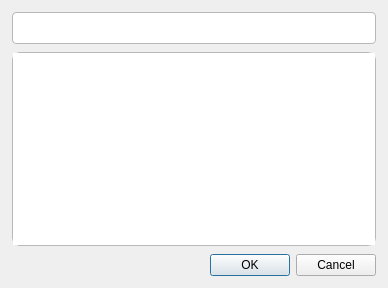
<?xml version="1.0" encoding="UTF-8"?>
<ui version="4.0">
 <class>AddCommandDialog</class>
 <widget class="QDialog" name="AddCommandDialog">
  <property name="geometry">
   <rect>
    <x>0</x>
    <y>0</y>
    <width>388</width>
    <height>288</height>
   </rect>
  </property>
  <property name="windowTitle">
   <string>Add Commands</string>
  </property>
  <property name="styleSheet">
   <string notr="true">QDialog {
    background-color: palette(window);
}
QLineEdit {
    border-radius: 4px;
    border: 1px solid palette(mid);
    padding: 5px 8px;
    background-color: palette(base);
}
QListView {
    border-radius: 8px;
    border: 1px solid palette(mid);
}
QScrollBar {
    border: none;
    background: transparent;
    width: 8px;
    margin: 0;
}
QScrollBar::handle {
    background: palette(mid);
    border-radius: 4px;
    min-height: 24px;
}
QScrollBar::handle:hover {
    background: palette(mid);
}</string>
  </property>
  <layout class="QVBoxLayout" name="verticalLayout">
   <property name="leftMargin">
    <number>12</number>
   </property>
   <property name="topMargin">
    <number>12</number>
   </property>
   <property name="rightMargin">
    <number>12</number>
   </property>
   <property name="bottomMargin">
    <number>12</number>
   </property>
   <property name="spacing">
    <number>8</number>
   </property>
   <item>
    <widget class="QLineEdit" name="lineEditFilter">
     <property name="minimumSize">
      <size>
       <width>300</width>
       <height>32</height>
      </size>
     </property>
    </widget>
   </item>
   <item>
    <widget class="QListView" name="listViewCommands">
     <property name="selectionMode">
      <enum>QAbstractItemView::ExtendedSelection</enum>
     </property>
     <property name="isWrapping" stdset="0">
      <bool>true</bool>
     </property>
     <property name="resizeMode">
      <enum>QListView::Adjust</enum>
     </property>
    </widget>
   </item>
   <item>
    <widget class="QDialogButtonBox" name="buttonBox">
     <property name="standardButtons">
      <set>QDialogButtonBox::Cancel|QDialogButtonBox::Ok</set>
     </property>
     <property name="styleSheet">
      <string notr="true">QPushButton {
    border-radius: 4px;
    padding: 5px 12px;
    min-height: 32px;
    border: 1px solid palette(mid);
    background-color: palette(button);
}
QPushButton:hover {
    background-color: palette(alternate-base);
}
QPushButton:pressed {
    background-color: palette(mid);
}
QPushButton:default {
    background-color: palette(highlight);
    color: palette(highlighted-text);
    border: 1px solid palette(highlight);
}</string>
     </property>
    </widget>
   </item>
  </layout>
 </widget>
 <resources/>
 <connections>
  <connection>
   <sender>buttonBox</sender>
   <signal>accepted()</signal>
   <receiver>AddCommandDialog</receiver>
   <slot>accept()</slot>
   <hints>
    <hint type="sourcelabel">
     <x>20</x>
     <y>20</y>
    </hint>
    <hint type="destinationlabel">
     <x>20</x>
     <y>20</y>
    </hint>
   </hints>
  </connection>
  <connection>
   <sender>buttonBox</sender>
   <signal>rejected()</signal>
   <receiver>AddCommandDialog</receiver>
   <slot>reject()</slot>
   <hints>
    <hint type="sourcelabel">
     <x>20</x>
     <y>20</y>
    </hint>
    <hint type="destinationlabel">
     <x>20</x>
     <y>20</y>
    </hint>
   </hints>
  </connection>
 </connections>
</ui>
